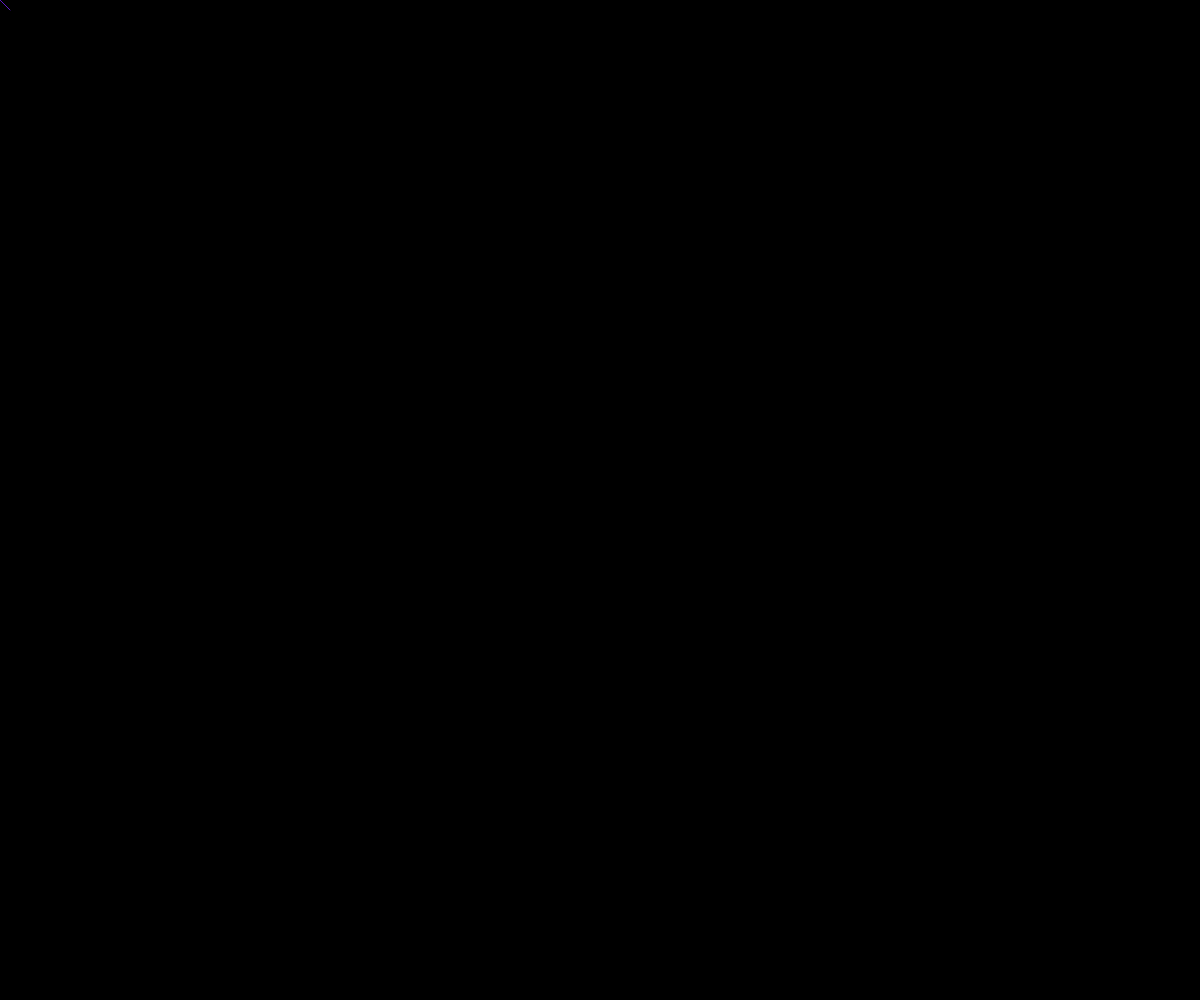
Frame 1 (no input)
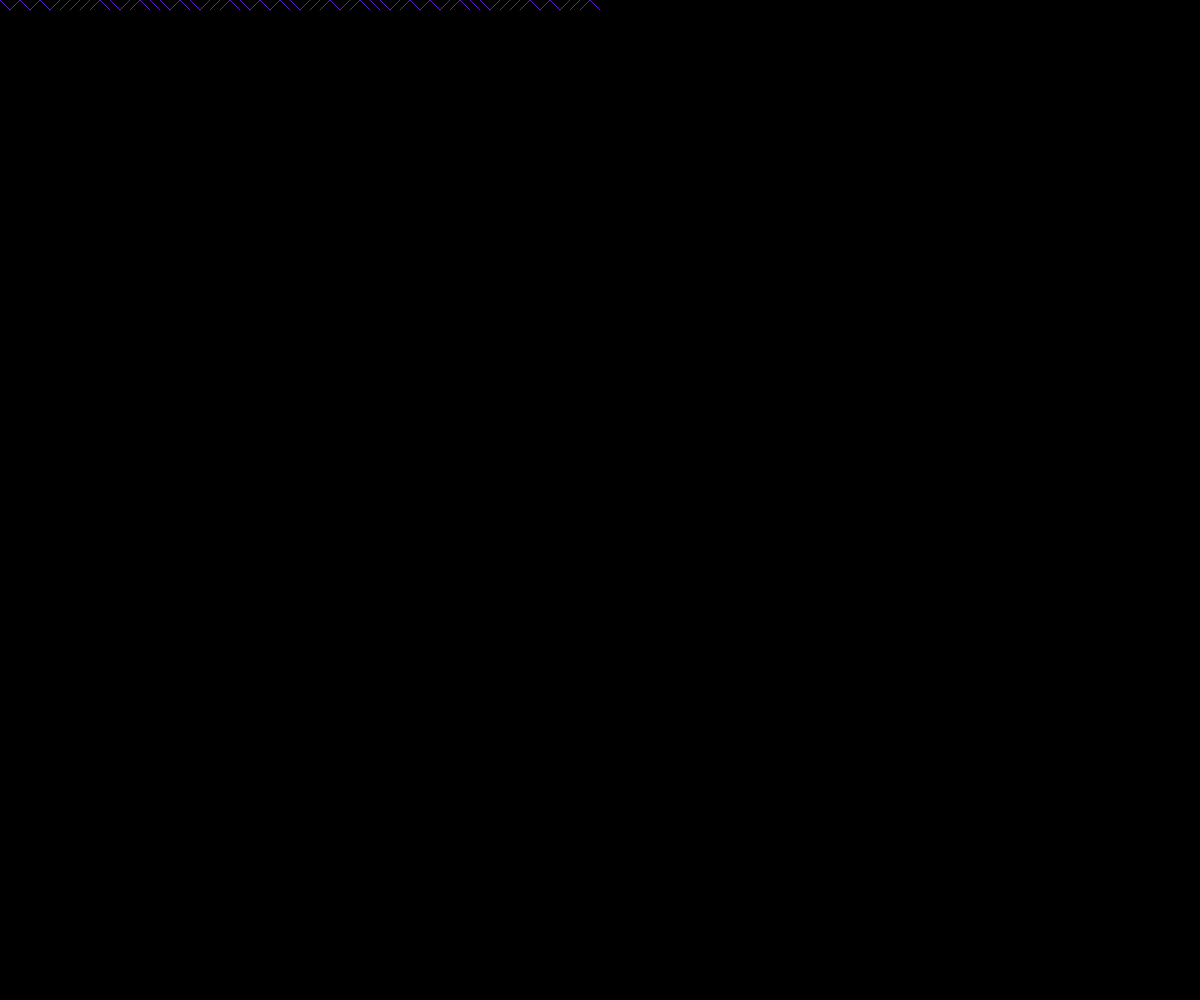
Frame 60 (no input)
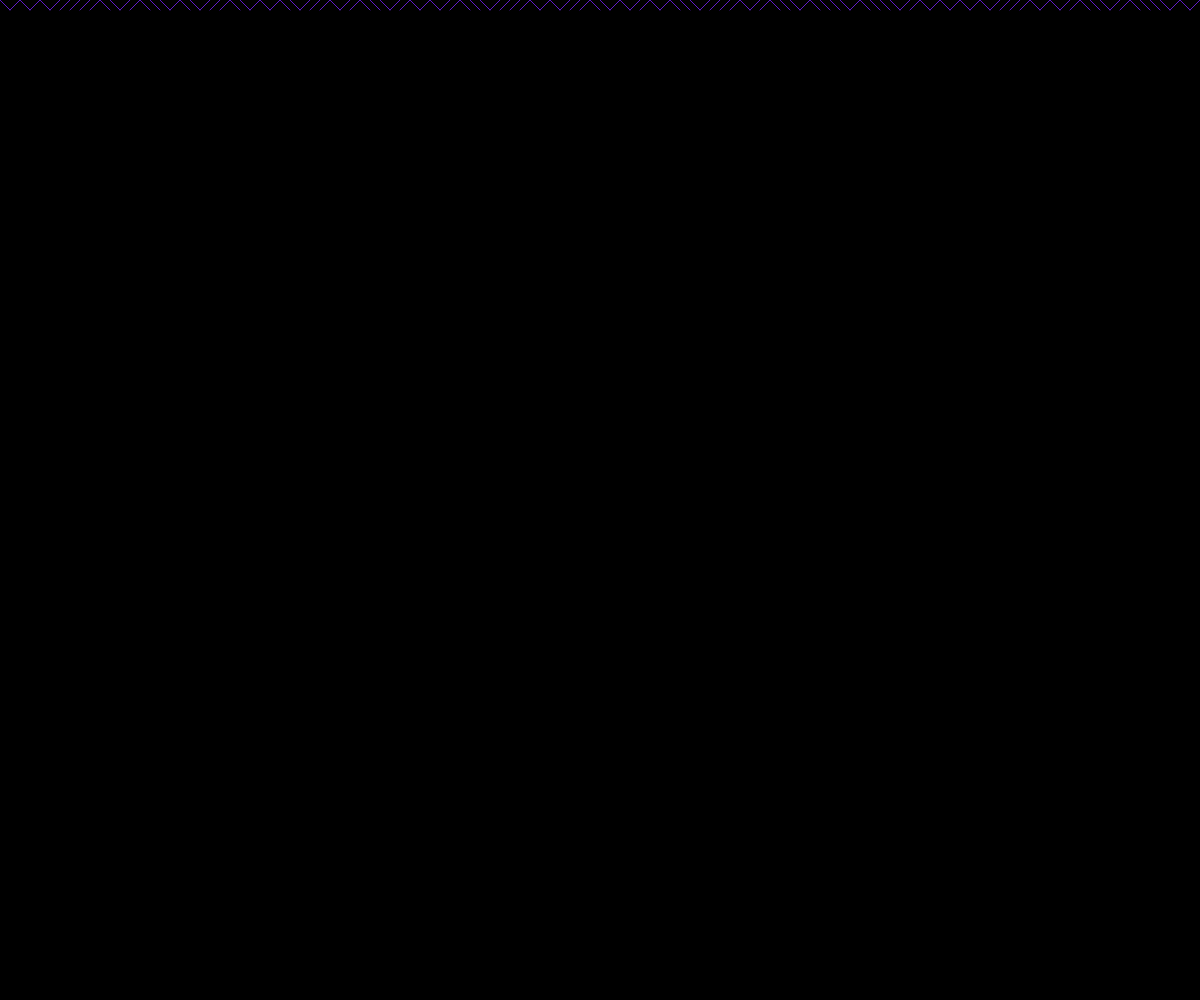
Frame 120 (the mouse pressed at the canvas centre since frame 60)

The p5.js sketch that drew these frames (run headless with seeded random() and noise() and a simulated clock; from frame 60 on, the mouse is pressed at the canvas centre):

// p5.js sketch
// ── sketch.js
let x = 0;
let y = 0;
let spacing = 10;

function setup() {
  createCanvas(windowWidth, windowHeight);
  background(0);
}

function draw() {
stroke(96, 29, 199);
if (random(1) > 0.5) {
  line(x, y, x + spacing, y + spacing);
} else {
  line(x, y + spacing, x + spacing, y);
}
x+=spacing;
if (x > width) {
  x = 0;
  y+=spacing;
}
}
